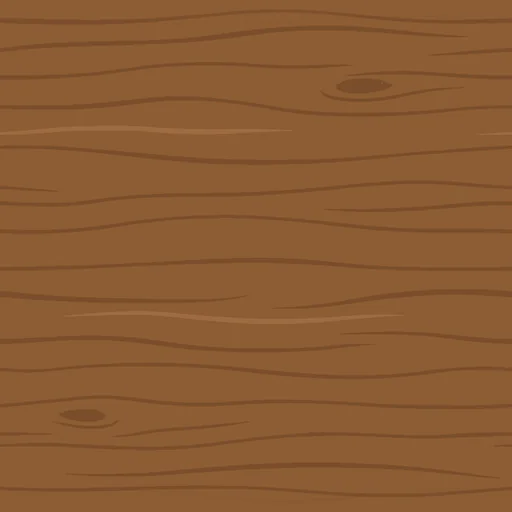
#> input picture src/assets/art/desk-wood.webp, 512 x 512 px, found by its file name
$ python make-icons.py
#> lines starting #> are read from the running program, lines starting #| are printed output that depends on the picture; after the words box and inside, x2 and y2 are one past the last pixel; in counts of white or black regions, pixels touching at a corner belong together
"""App icons for "Add to Home Screen": the finger flick, loaded, on your oak desk.

Writes public/icon-192.png, icon-512.png, icon-maskable-512.png and
apple-touch-icon.png. Run from the repo root: python3 tools/make-icons.py
"""
from PIL import Image, ImageDraw, ImageFilter, ImageEnhance

S = 1024
wood = Image.open('src/assets/art/desk-wood.webp').convert('RGB')
#> wood is the input picture: PIL image 512x512 RGB; mean R, G, B 138.9, 91.3, 51
bg = Image.new('RGB', (S, S))
#> bg: PIL image 1024x1024 RGB; every value is 0
for x in range(0, S, 512):
    for y in range(0, S, 512):
        bg.paste(wood, (x, y))
bg = ImageEnhance.Brightness(bg).enhance(0.82)
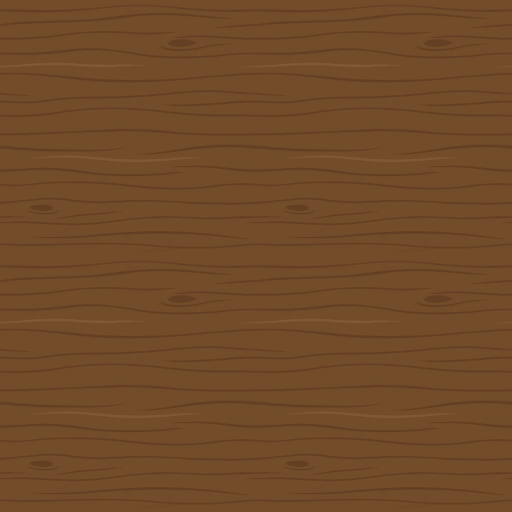
#> bg: PIL image 1024x1024 RGB (shown at 1/2 size); mean R, G, B 113.3, 74.6, 41.2
# A soft spotlight in the middle so the hand pops.
glow = Image.new('L', (S, S), 0)
#> glow: PIL image 1024x1024 L; every value is 0
ImageDraw.Draw(glow).ellipse((140, 140, S - 140, S - 140), fill=255)
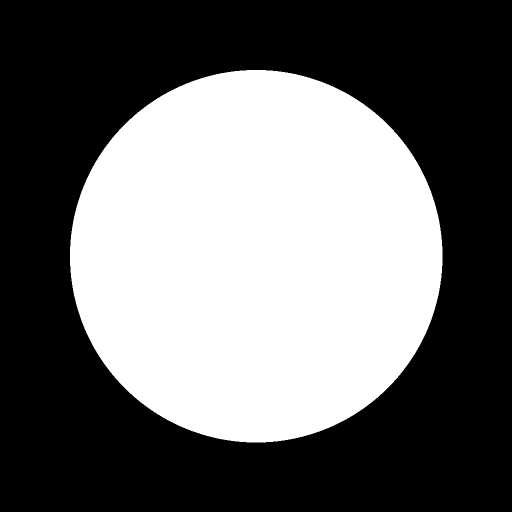
#> glow: PIL image 1024x1024 L (shown at 1/2 size); 41.6% white; 1 white region, box (x1, y1, x2, y2) and area: (140, 140, 885, 885) 435789
glow = glow.filter(ImageFilter.GaussianBlur(160))
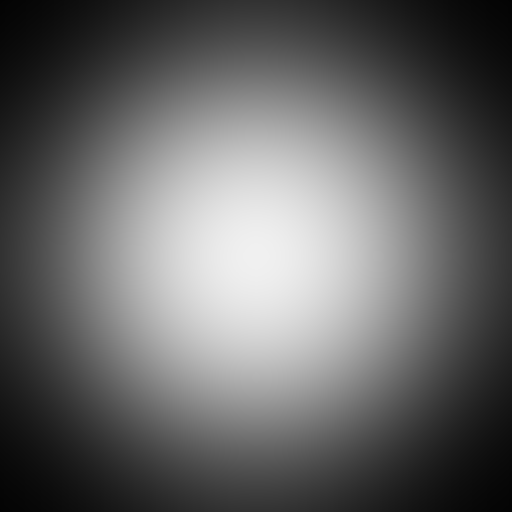
#> glow: PIL image 1024x1024 L (shown at 1/2 size); min 3, max 240, mean 101.3
bright = ImageEnhance.Brightness(bg).enhance(1.35)
bg = Image.composite(bright, bg, glow)


def compose(scale: float) -> Image.Image:
    """The hand (with its band) centred; `scale` keeps it inside the maskable safe zone."""
#> called with scale = 1
    out = bg.copy().convert('RGBA')
    hand = Image.open('art/source/01_finger_flick_loaded.png').convert('RGBA')
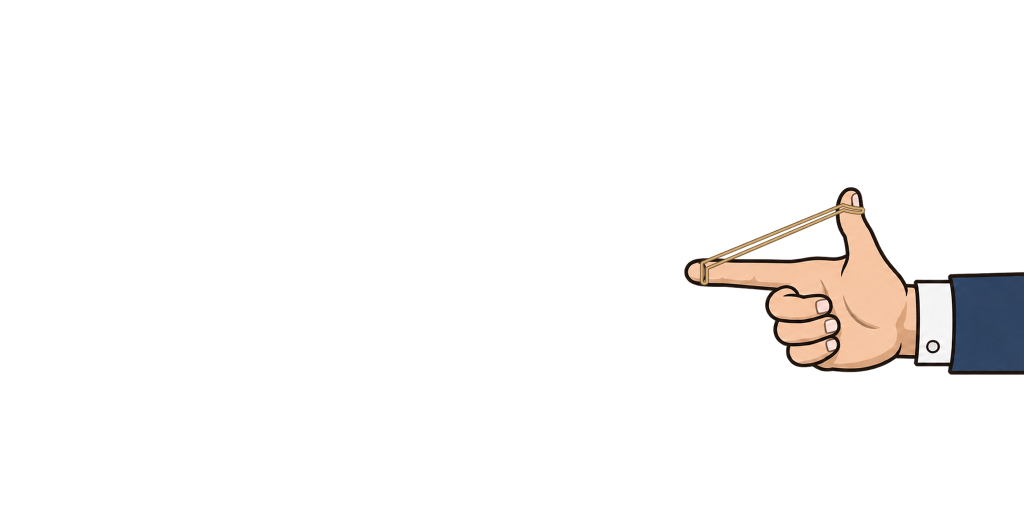
#> input picture art/source/01_finger_flick_loaded.png, 2048 x 1024 px, found by its file name (shown at 1/2 size)
#> hand is the input picture: PIL image 2048x1024 RGBA; mean R, G, B, A 9.8, 8.4, 7.5, 15
    hand = hand.crop(hand.getbbox())
#> hand: PIL image 680x376 RGBA
    w = int(S * 0.9 * scale)
    h = int(hand.height * w / hand.width)
#> h = 509
    hand = hand.resize((w, h), Image.LANCZOS)
#> hand: PIL image 921x509 RGBA
    # Point the fingertip up and to the left, like it's about to flick.
    hand = hand.rotate(-22, resample=Image.BICUBIC, expand=True)
#> hand: PIL image 1045x817 RGBA
    shadow = Image.new('RGBA', hand.size, (0, 0, 0, 0))
#> shadow: PIL image 1045x817 RGBA; every value is 0
    shadow.putalpha(hand.split()[3].point(lambda a: int(a * 0.45)))
    shadow = shadow.filter(ImageFilter.GaussianBlur(14))
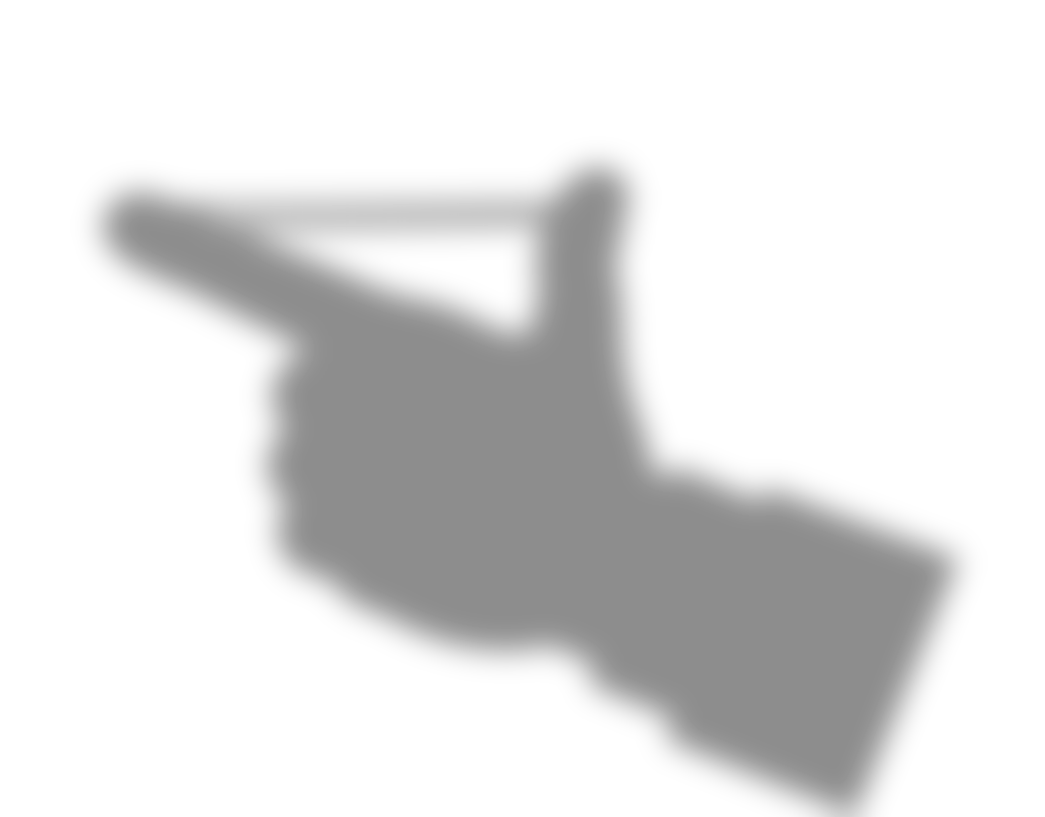
#> shadow: PIL image 1045x817 RGBA; mean R, G, B, A 0, 0, 0, 30.2; transparent parts drawn white
    x = (S - hand.width) // 2 + int(30 * scale)
#> x = 19
    y = (S - hand.height) // 2 + int(10 * scale)
#> y = 113
    out.alpha_composite(shadow, (x + 14, y + 22))
    out.alpha_composite(hand, (x, y))
    return out.convert('RGB')


full = compose(1.0)
full.resize((512, 512), Image.LANCZOS).save('public/icon-512.png', optimize=True)
full.resize((192, 192), Image.LANCZOS).save('public/icon-192.png', optimize=True)
full.resize((180, 180), Image.LANCZOS).save('public/apple-touch-icon.png', optimize=True)
compose(0.72).resize((512, 512), Image.LANCZOS).save('public/icon-maskable-512.png', optimize=True)
#> call 2 of compose, with scale = 0.72
#> in compose (call 2), `hand = hand.resize((w, h), Image.LANCZOS)`:
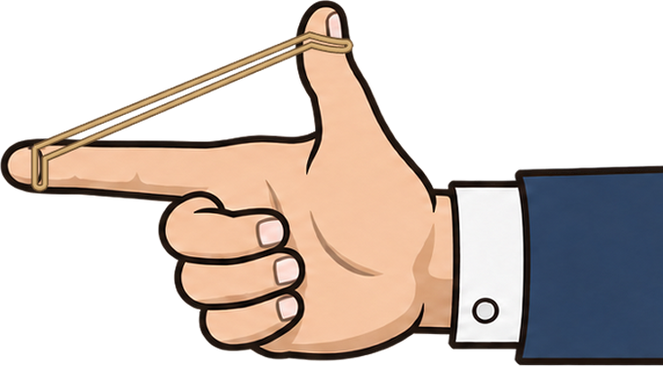
#> hand: PIL image 663x366 RGBA; mean R, G, B, A 80.7, 69, 62, 123; transparent parts drawn white
#> in compose (call 2), `shadow = Image.new('RGBA', hand.size, (0, 0, 0, 0))`: shadow: PIL image 753x588 RGBA; every value is 0
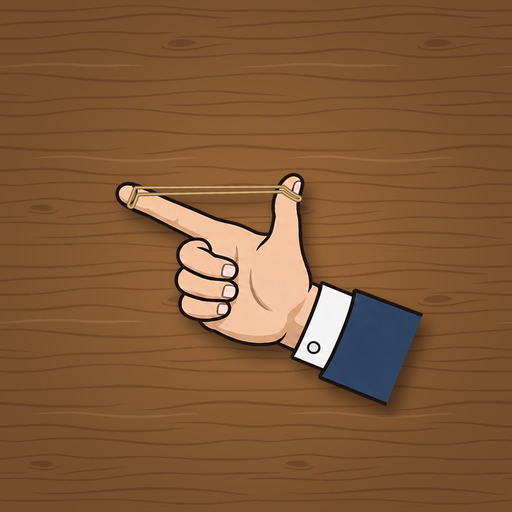
#> saved as icon-maskable-512.png: PIL image 512x512 RGB; mean R, G, B 129.9, 89.1, 54.6
print('icons written')
